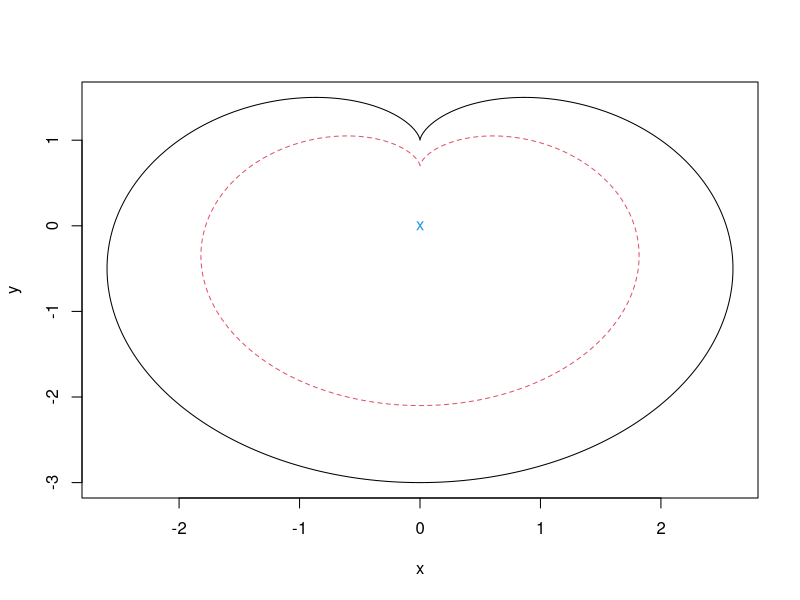
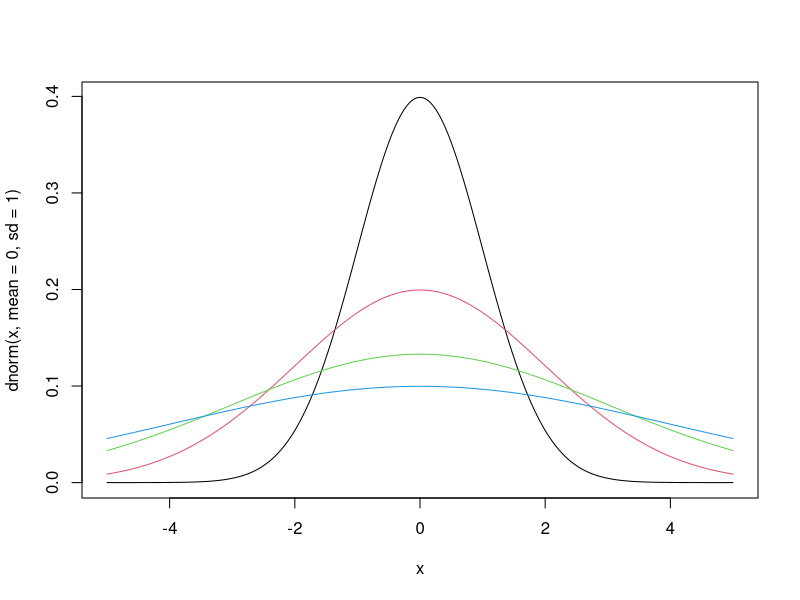
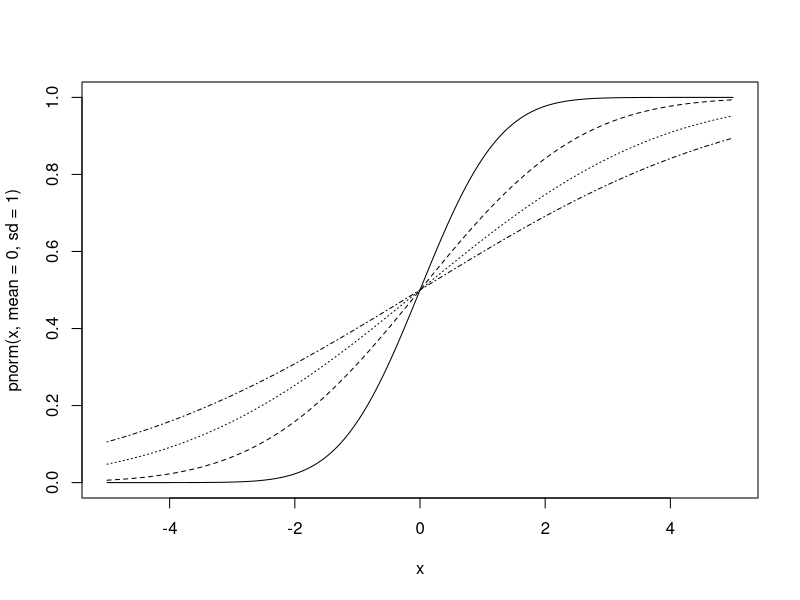

The R script that drew these images, in order:
## ============== Part 1 ===============

# Task 1
factorial(5)
choose(5,3)
combn(1:5,2)

# Task 2
n=10;p=0.7;k=3;
choose(n,k)*p^k*(1-p)^(n-k)

n=10;p=0.3;k=7;
choose(n,k)*p^k*(1-p)^(n-k)

## ============== Part 2 ===============

#Task 1
c(0,1,2,3,4,5,6,7,8,9,10,11,12)
seq(0,12,by = 1)
seq(0,12,length.out = 13)

#Task 2
k=0:10;n=10;p=0.7
choose(n,k)*p^k*(1-p)^(n-k)

#Task 3
k=0:10;n=10;p=0.3
choose(n,k)*p^k*(1-p)^(n-k)
# Vector in the reveresed order, follows from properties of binomial and counting successes of failures

## ============== Part 3 ===============

x=matrix(4,nrow = 3,ncol = 3)
x[2,2]=7
x[3,]=c(2,3,4)
x[,3]
x^2
x%*%x

## ============== Part 4 ===============
#1.
Cases <- read.csv("Cases.csv")
#2.
Cases[Cases$Cases==max(Cases$Cases),]
Cases[Cases$Deaths==max(Cases$Deaths),]
#3.
Cases$Rate=Cases$Deaths/Cases$Cases
#4.
Cases[Cases$Rate==max(Cases$Rate),]
Cases[Cases$Rate==min(Cases$Rate),]
#5.
sum(Cases$Rate<0.02)
#6
Cases$state[Cases$Rate>0.02]
#7
write.csv(Cases,file="ExtendedCases.csv")

## ============== Part 5 ===============
#1
t=seq(0,2*pi,length.out = 1000)
x=sin(2*t)-2*sin(t)
y=2*cos(t)-cos(2*t)
plot(x,y,type="l")
#
lines(0.7*x,0.7*y,lty=2,col=2)
#
points(0,0,pch="x",col=4)
## ============== Part 6 ===============
# Task 1
n=10;p=0.7;k=1:10
dbinom(k,n,p)
n=10;p=0.3;k=1:10
dbinom(k,n,p)

# Task 2
dbinom(7,10,0.8)
pbinom(4,10,0.8)

# Task 3
pnorm(2)
qnorm(0.975)
qnorm(0.025,lower.tail = F)

# Task 4
x=seq(-5,5,length.out = 1000)
plot(x,dnorm(x,mean = 0,sd = 1),type="l")
lines(x,dnorm(x,mean = 0,sd = 2), col=2)
lines(x,dnorm(x,mean = 0,sd = 3), col=3)
lines(x,dnorm(x,mean = 0,sd = 4), col=4)

x=seq(-5,5,length.out = 1000)
plot(x,pnorm(x,mean = 0,sd = 1),type="l")
lines(x,pnorm(x,mean = 0,sd = 2), lty=2)
lines(x,pnorm(x,mean = 0,sd = 3), lty=3)
lines(x,pnorm(x,mean = 0,sd = 4), lty=4)

## ============== Part 7 ===============

#Task 1
Success<-function()
{
  res=sample(1:6,1)
  if(res>4) 
  {
    print("Success")
  }
}
#Task 2
n=14;p=0.78
x=0;
while(pbinom(x,n,p)<=0.9)
{
  x=x+1;
}
print(x-1)

#Task 3
FindQuantile<-function(n,p)
{
  x=0;
  while(pbinom(x,n,p)<=0.9)
  {
    x=x+1;
  }
  return(x-1)
}